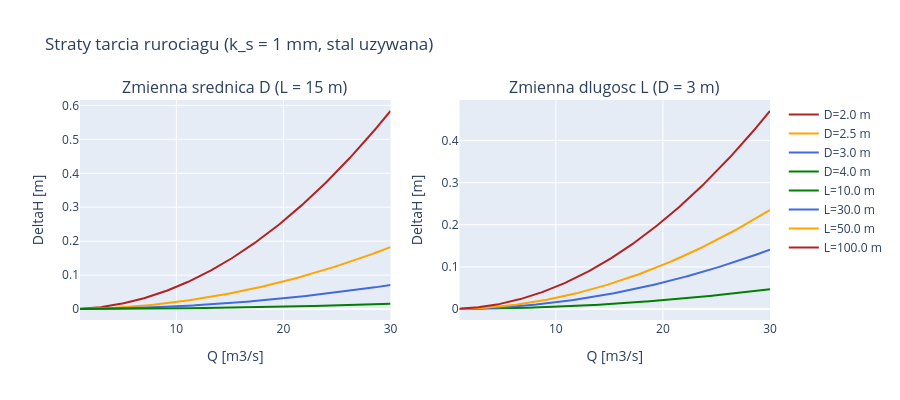

The notebook cell saved with this chart:
### Markdown cell above
**Prompt do LLM:**
> *"Napisz kod ktory pokaze straty tarcia w rurociagu dla roznych srednic
> (D=1.0, 1.5, 2.0 m) i stalej dlugosci L=100m. Narysuj wykres."*

**Uzyte funkcje:** `src.losses.pipe_friction_loss()`

### Code cell
# Parametryczna analiza: srednica D i dlugosc L
k_s = 0.001

fig = make_subplots(rows=1, cols=2, subplot_titles=[
    'Zmienna srednica D (L = 15 m)', 'Zmienna dlugosc L (D = 3 m)'])

# Lewy panel: rozne D, stale L=15m
for D, color in [(2.0, 'firebrick'), (2.5, 'orange'), (3.0, 'royalblue'), (4.0, 'green')]:
    dH = pipe_friction_loss(Q_demo, D=D, L=15.0, k_s=k_s)
    fig.add_trace(go.Scatter(x=Q_demo, y=dH, mode='lines',
        name=f'D={D} m', line=dict(color=color, width=2)), row=1, col=1)

# Prawy panel: rozne L, stale D=3m
for L, color in [(10.0, 'green'), (30.0, 'royalblue'), (50.0, 'orange'), (100.0, 'firebrick')]:
    dH = pipe_friction_loss(Q_demo, D=3.0, L=L, k_s=k_s)
    fig.add_trace(go.Scatter(x=Q_demo, y=dH, mode='lines',
        name=f'L={L} m', line=dict(color=color, width=2)), row=1, col=2)

fig.update_xaxes(title_text='Q [m3/s]')
fig.update_yaxes(title_text='DeltaH [m]')
fig.update_layout(height=400, hovermode='x unified',
    title='Straty tarcia rurociagu (k_s = 1 mm, stal uzywana)')
fig.show()

# Tabelka przy Q_design = 23 m3/s
Q_typ = 23.0
print(f'Przy Q={Q_typ} m3/s (Q_design na turbine):')
print(f'{"D, L":12s} {"v [m/s]":>10s} {"DeltaH [m]":>12s} {"% H_brutto (6 m)":>18s}')
for D in [2.0, 2.5, 3.0, 4.0]:
    for L in [10.0, 30.0, 50.0]:
        dH = float(pipe_friction_loss(Q_typ, D=D, L=L, k_s=k_s))
        v = Q_typ / (np.pi * D**2 / 4)
        print(f'D={D}m L={L:.0f}m'.ljust(12),
              f'{v:10.2f} {dH:12.4f} {dH/6*100:18.2f}')

### Figure 1 — Plotly figure (JSON) as saved in the notebook; plotly's stock layout.template omitted (floating-point values rounded to 4 significant figures; data arrays with more than 128 entries replaced by an {"elided": "..."} marker saying what was removed)
{"data": [{"line": {"color": "firebrick", "width": 2}, "mode": "lines", "name": "D=2.0 m", "type": "scatter", "x": {"elided": "200 float values"}, "xaxis": "x", "y": {"elided": "200 float values"}, "yaxis": "y"}, {"line": {"color": "orange", "width": 2}, "mode": "lines", "name": "D=2.5 m", "type": "scatter", "x": {"elided": "200 float values"}, "xaxis": "x", "y": {"elided": "200 float values"}, "yaxis": "y"}, {"line": {"color": "royalblue", "width": 2}, "mode": "lines", "name": "D=3.0 m", "type": "scatter", "x": {"elided": "200 float values"}, "xaxis": "x", "y": {"elided": "200 float values"}, "yaxis": "y"}, {"line": {"color": "green", "width": 2}, "mode": "lines", "name": "D=4.0 m", "type": "scatter", "x": {"elided": "200 float values"}, "xaxis": "x", "y": {"elided": "200 float values"}, "yaxis": "y"}, {"line": {"color": "green", "width": 2}, "mode": "lines", "name": "L=10.0 m", "type": "scatter", "x": {"elided": "200 float values"}, "xaxis": "x2", "y": {"elided": "200 float values"}, "yaxis": "y2"}, {"line": {"color": "royalblue", "width": 2}, "mode": "lines", "name": "L=30.0 m", "type": "scatter", "x": {"elided": "200 float values"}, "xaxis": "x2", "y": {"elided": "200 float values"}, "yaxis": "y2"}, {"line": {"color": "orange", "width": 2}, "mode": "lines", "name": "L=50.0 m", "type": "scatter", "x": {"elided": "200 float values"}, "xaxis": "x2", "y": {"elided": "200 float values"}, "yaxis": "y2"}, {"line": {"color": "firebrick", "width": 2}, "mode": "lines", "name": "L=100.0 m", "type": "scatter", "x": {"elided": "200 float values"}, "xaxis": "x2", "y": {"elided": "200 float values"}, "yaxis": "y2"}], "layout": {"annotations": [{"font": {"size": 16}, "showarrow": false, "text": "Zmienna srednica D (L = 15 m)", "x": 0.225, "xanchor": "center", "xref": "paper", "y": 1, "yanchor": "bottom", "yref": "paper"}, {"font": {"size": 16}, "showarrow": false, "text": "Zmienna dlugosc L (D = 3 m)", "x": 0.775, "xanchor": "center", "xref": "paper", "y": 1, "yanchor": "bottom", "yref": "paper"}], "height": 400, "hovermode": "x unified", "title": {"text": "Straty tarcia rurociagu (k_s = 1 mm, stal uzywana)"}, "xaxis": {"anchor": "y", "domain": [0, 0.45], "title": {"text": "Q [m3/s]"}}, "xaxis2": {"anchor": "y2", "domain": [0.55, 1], "title": {"text": "Q [m3/s]"}}, "yaxis": {"anchor": "x", "domain": [0, 1], "title": {"text": "DeltaH [m]"}}, "yaxis2": {"anchor": "x2", "domain": [0, 1], "title": {"text": "DeltaH [m]"}}}}
